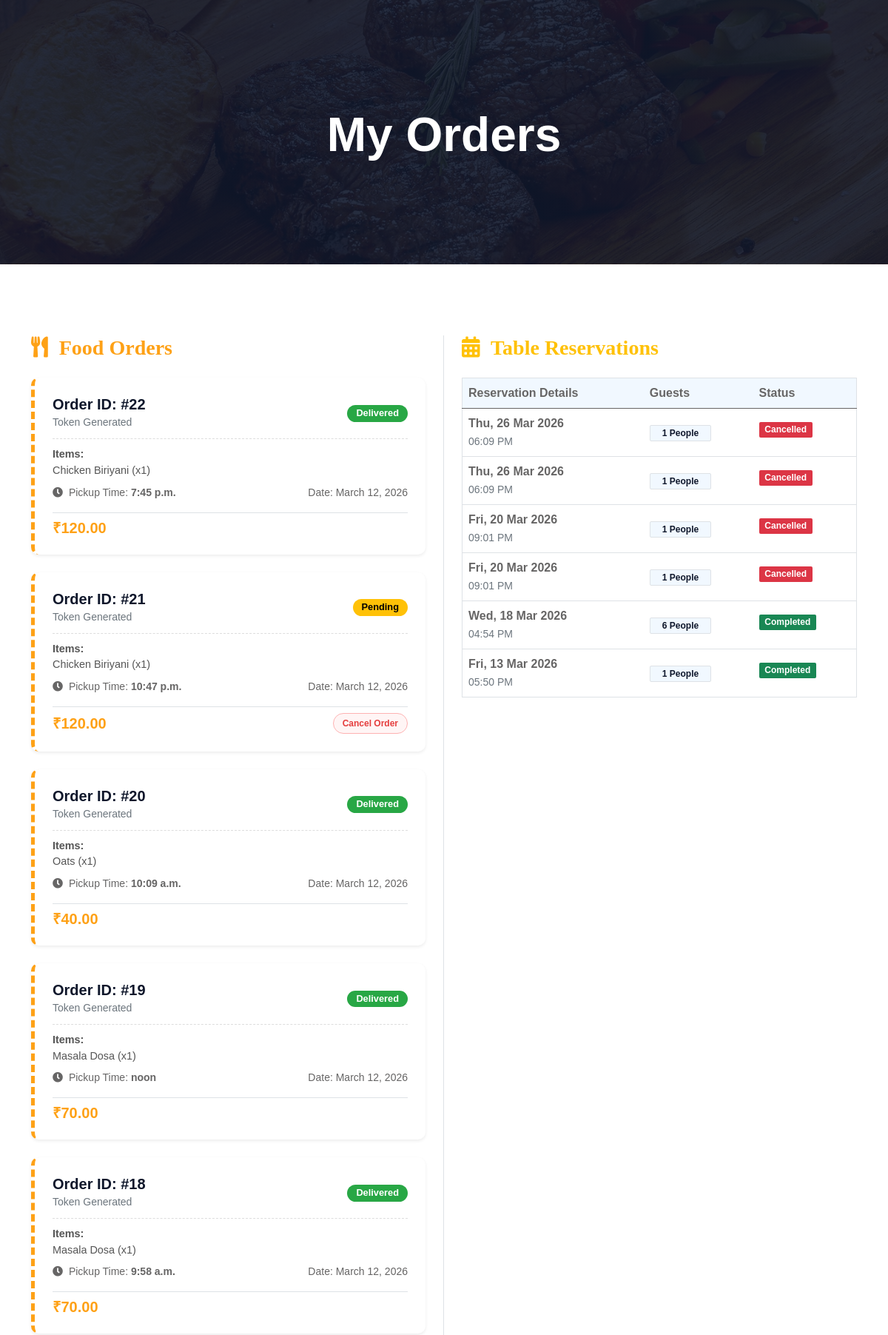
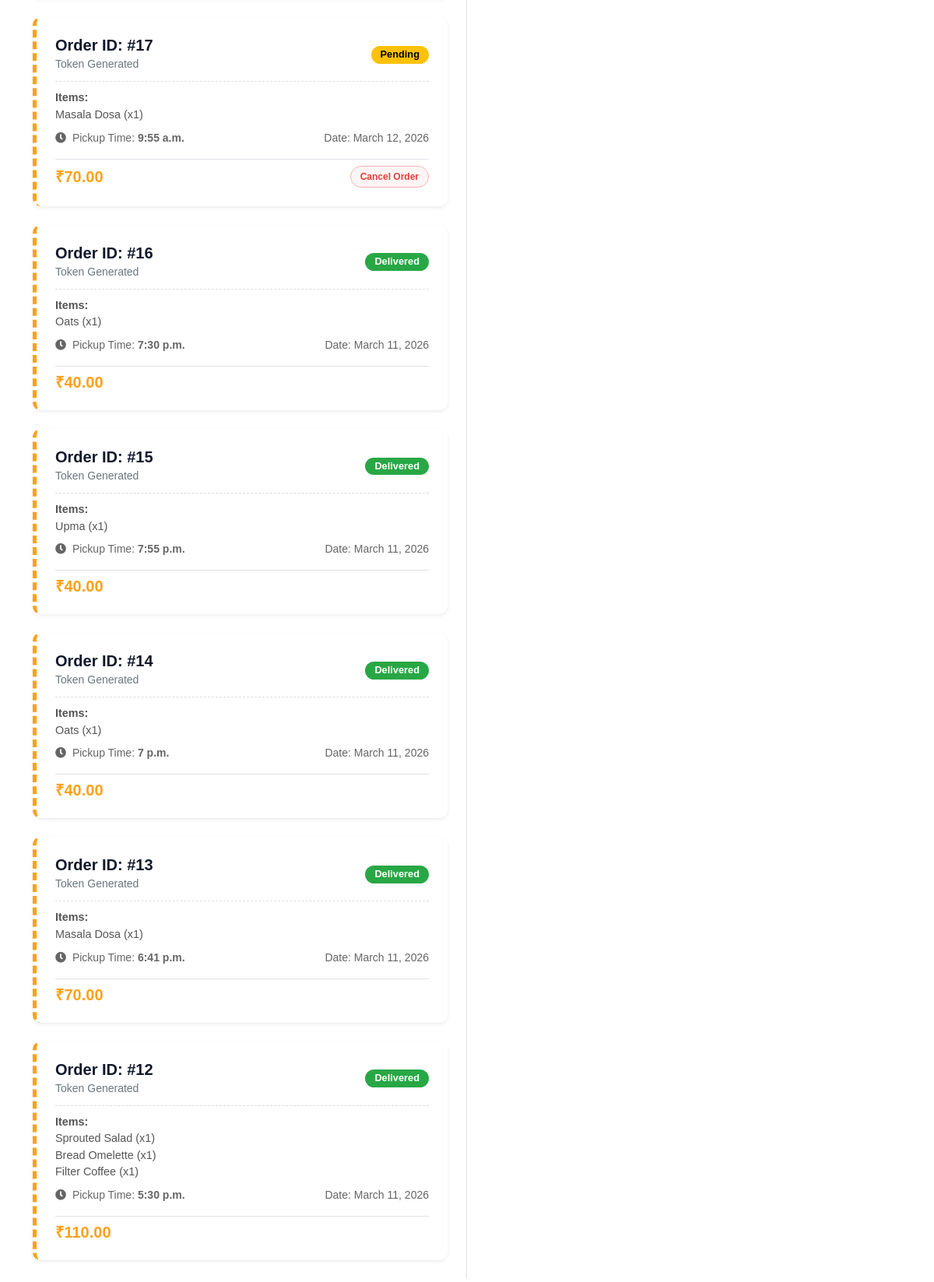
The app's page /UserApp/my_orders/ (signed in) with its own data (2 pictures, top to bottom).
### UserApp/models.py (models this page shows, shortened)
class SaveCheckout(models.Model):
    user = models.ForeignKey(settings.AUTH_USER_MODEL, on_delete=models.CASCADE, null=True, blank=True)
    username = models.CharField(max_length=100, null=True, blank=True)
    email = models.EmailField(max_length=100, null=True, blank=True)
    order_time = models.TimeField(null=True, blank=True)
    order_type = models.CharField(max_length=50, default="Instant")
    order_date = models.DateField(default=date.today)
    total_amount = models.DecimalField(max_digits=10, decimal_places=2, default=0.00)
    status = models.CharField(max_length=20, default="Pending")
    created_at = models.DateTimeField(auto_now_add=True)

class Order(models.Model):
    checkout = models.ForeignKey(SaveCheckout, on_delete=models.CASCADE, related_name='items', null=True)
    user = models.ForeignKey(User, on_delete=models.CASCADE)
    food = models.ForeignKey(Food, on_delete=models.CASCADE)
    quantity = models.PositiveIntegerField()
    total_price = models.DecimalField(max_digits=10, decimal_places=2)

class DiningBooking(models.Model):
    STATUS_CHOICES = [
        ('Pending', 'Pending'),
        ('Confirmed', 'Confirmed'),
        ('Completed', 'Completed'),
        ('Cancelled', 'Cancelled'),
    ]
    user = models.ForeignKey(User, on_delete=models.CASCADE)
    name = models.CharField(max_length=100)
    email = models.EmailField()
    date_time = models.DateTimeField()
    people = models.IntegerField(default=1)
    table_number = models.IntegerField(null=True, blank=True)
    special_request = models.TextField(blank=True, null=True)
    created_at = models.DateTimeField(auto_now_add=True)
    status = models.CharField(
        max_length=20,
        choices=STATUS_CHOICES,
        default='Pending'
    )

### AdminApp/models.py (models this page shows)
class Food(models.Model):
    category = models.ForeignKey(Category, on_delete=models.CASCADE, related_name="foods")
    food_name = models.CharField(max_length=150, blank=True, null=True)
    price = models.IntegerField(blank=True, null=True)
    food_image = models.ImageField(upload_to="foods/", blank=True, null=True)
    description = models.TextField(max_length=200, blank=True, null=True)
    AVAILABILITY_CHOICES = (
        ('Available', 'Available'),
        ('Out of Stock', 'Out of Stock'),
    )
    availability = models.CharField(
        max_length=20,
        choices=AVAILABILITY_CHOICES,
        default='Available'
    )
    prebook_only = models.BooleanField(default=False)
    created_at = models.DateTimeField(auto_now_add=True)
    updated_at = models.DateTimeField(auto_now=True)

### UserApp/views.py (the view)
# urls.py: path('my_orders/', views.my_orders, name='my_orders'),
@login_required
def my_orders(request):
    checkouts = SaveCheckout.objects.filter(user=request.user).order_by('-created_at')
    bookings = DiningBooking.objects.filter(user=request.user).order_by('-date_time')
    cart_count = Cart.objects.filter(user=request.user).count()
    return render(request, "my_orders.html", {
        'checkouts': checkouts,
        'bookings': bookings,
        'cart_count': cart_count,
        'now': timezone.now()
    })

### UserApp/templates/my_orders.html (shortened to what this page needs)
<!DOCTYPE html>
{% load static %}
<html lang="en">
<head>
    <link href="{% static 'web/css/bootstrap.min.css' %}" rel="stylesheet">
    <link href="{% static 'web/css/style.css' %}" rel="stylesheet">
    <link href="https://cdnjs.cloudflare.com/ajax/libs/font-awesome/5.10.0/css/all.min.css" rel="stylesheet">
</head>
<body>
    <div class="container-xxl bg-white p-0">
        <div class="container-xxl py-5 bg-dark hero-header mb-5">
            <div class="container text-center my-5 pt-5 pb-4">
                <h1 class="display-3 text-white mb-3 animated slideInDown">My Orders</h1>
            </div>
        </div>
        <div class="container py-5">
            <div class="row g-5">
                <div class="col-lg-6 border-end">
                    <h3 class="mb-4 text-primary ff-secondary"><i class="fa fa-utensils me-2"></i> Food Orders</h3>
                    {% for order in checkouts %}
                    <div class="ticket shadow-sm p-4 mb-4">
                        <div class="ticket-header d-flex justify-content-between align-items-center">
                            <div>
                                <h5 class="mb-0 text-dark">Order ID: #{{ order.id }}</h5>
                                <small class="text-muted">Token Generated</small>
                            </div>
                            <span class="badge status-badge
                                {% if order.status == 'Pending' %}status-pending
                                {% elif order.status == 'Confirmed' %}status-confirmed
                                {% elif order.status == 'Preparing' %}status-preparing
                                {% elif order.status == 'Delivered' %}status-delivered
                                {% elif order.status == 'Cancelled' %}status-cancelled
                                {% endif %}">
                                {{ order.status }}
                            </span>
                        </div>
                        <div class="mb-3">
                            <div class="item-list">
                                <strong>Items:</strong>
                                <ul class="list-unstyled mb-2">
                                    {% for item in order.items.all %}
                                        <li>{{ item.food.food_name }} (x{{ item.quantity }})</li>
                                    {% endfor %}
                                </ul>
                            </div>
                            <div class="d-flex justify-content-between small">
                                <span><i class="fa fa-clock me-1"></i> Pickup Time: <strong>{{ order.order_time }}</strong></span>
                                <span>Date: {{ order.order_date }}</span>
                            </div>
                        </div>
                        <div class="d-flex justify-content-between align-items-center pt-2 border-top">
                            <h5 class="text-primary mb-0">₹{{ order.total_amount }}</h5>
                            {% if order.status == 'Pending' or order.status == 'Confirmed' %}
                                <form action="{% url 'cancel_order' order.id %}" method="POST">
                                    <button type="submit" class="btn-cancel-user">Cancel Order</button>
                                </form>
                            {% endif %}
                        </div>
                    </div>
                    {% endfor %}
                </div>
                <div class="col-lg-6">
                    <h3 class="mb-4 text-warning ff-secondary"><i class="fa fa-calendar-alt me-2"></i> Table Reservations</h3>
                    <div class="table-responsive">
                        <table class="table table-hover border">
                            <thead class="bg-light">
                                <tr>
                                    <th>Reservation Details</th>
                                    <th>Guests</th>
                                    <th>Status</th>
                                </tr>
                            </thead>
                            <tbody>
                                {% for booking in bookings %}
                                <tr>
                                    <td>
                                        <div class="fw-bold">{{ booking.date_time|date:"D, d M Y" }}</div>
                                        <small class="text-muted">{{ booking.date_time|time:"h:i A" }}</small>
                                    </td>
                                    <td class="align-middle">
                                        <span class="badge bg-light text-dark border px-3">{{ booking.people }} People</span>
                                    </td>
                                    <td class="align-middle">
                                        <div class="d-flex flex-column align-items-start">
                                            {% if booking.status == 'Pending' %}
                                                <span class="badge bg-secondary mb-2">Pending</span>
                                            {% elif booking.status == 'Confirmed' %}
                                                <span class="badge bg-warning text-dark mb-2">Confirmed</span>
                                            {% elif booking.status == 'Completed' %}
                                                <span class="badge bg-success mb-2">Completed</span>
                                            {% elif booking.status == 'Cancelled' %}
                                                <span class="badge bg-danger mb-2">Cancelled</span>
                                            {% endif %}
                                        </div>
                                    </td>
                                </tr>
                                {% empty %}
                                <tr><td colspan="3" class="text-center py-5 text-muted">No table bookings found.</td></tr>
                                {% endfor %}
                            </tbody>
                        </table>
                    </div>
                </div>
            </div>
        </div>
    </div>
</body>
</html>

### UserApp/static/web/css/style.css (style rules this page uses)
:root { --primary: #FEA116; --light: #F1F8FF; --dark: #0F172B; }
.ff-secondary { font-family: 'Pacifico', cursive; }
.hero-header { background: linear-gradient(rgba(15, 23, 43, .9), rgba(15, 23, 43, .9)), url(../img/bg-hero.jpg); background-position: center center; background-repeat: no-repeat; background-size: cover; }

### UserApp/templates/my_orders.html (style rules this page uses)
.btn-cancel-user { background-color: #fff5f5; color: #e53e3e; border: 1px solid #feb2b2; font-size: 0.75rem; font-weight: 600; padding: 4px 12px; border-radius: 50px; transition: all 0.2s ease; }
.ticket { border-left: 5px dashed #FEA116; background: #fff; border-radius: 10px; }
.status-badge { font-size: 0.8rem; padding: 5px 12px; border-radius: 20px; }
.status-pending { background-color: #ffc107; color: #000; }
.status-delivered { background-color: #28a745; color: #fff; }
.ticket-header { border-bottom: 1px dashed #ddd; padding-bottom: 10px; margin-bottom: 10px; }
.item-list { font-size: 0.9rem; color: #555; }

### records on screen
SaveCheckout: id "22", status "Delivered", order_time "7:45 p.m.", order_date "March 12, 2026", total_amount "120.00"
Order: food.food_name "Chicken Biriyani", quantity "1"
SaveCheckout: id "21", status "Pending", order_time "10:47 p.m.", order_date "March 12, 2026", total_amount "120.00", shows "Cancel Order"
Order: food.food_name "Chicken Biriyani", quantity "1"
SaveCheckout: id "20", status "Delivered", order_time "10:09 a.m.", order_date "March 12, 2026", total_amount "40.00"
Order: food.food_name "Oats", quantity "1"
SaveCheckout: id "19", status "Delivered", order_time "noon", order_date "March 12, 2026", total_amount "70.00"
Order: food.food_name "Masala Dosa", quantity "1"
SaveCheckout: id "18", status "Delivered", order_time "9:58 a.m.", order_date "March 12, 2026", total_amount "70.00"
Order: food.food_name "Masala Dosa", quantity "1"
SaveCheckout: id "17", status "Pending", order_time "9:55 a.m.", order_date "March 12, 2026", total_amount "70.00", shows "Cancel Order"
Order: food.food_name "Masala Dosa", quantity "1"
SaveCheckout: id "16", status "Delivered", order_time "7:30 p.m.", order_date "March 11, 2026", total_amount "40.00"
Order: food.food_name "Oats", quantity "1"
SaveCheckout: id "15", status "Delivered", order_time "7:55 p.m.", order_date "March 11, 2026", total_amount "40.00"
Order: food.food_name "Upma", quantity "1"
SaveCheckout: id "14", status "Delivered", order_time "7 p.m.", order_date "March 11, 2026", total_amount "40.00"
Order: food.food_name "Oats", quantity "1"
SaveCheckout: id "13", status "Delivered", order_time "6:41 p.m.", order_date "March 11, 2026", total_amount "70.00"
Order: food.food_name "Masala Dosa", quantity "1"
SaveCheckout: id "12", status "Delivered", order_time "5:30 p.m.", order_date "March 11, 2026", total_amount "110.00"
Order: food.food_name "Sprouted Salad", quantity "1"
Order: food.food_name "Bread Omelette", quantity "1"
Order: food.food_name "Filter Coffee", quantity "1"
DiningBooking: date_time "Thu, 26 Mar 2026", date_time "06:09 PM", people "1", status "Cancelled"
DiningBooking: date_time "Thu, 26 Mar 2026", date_time "06:09 PM", people "1", status "Cancelled"
DiningBooking: date_time "Fri, 20 Mar 2026", date_time "09:01 PM", people "1", status "Cancelled"
DiningBooking: date_time "Fri, 20 Mar 2026", date_time "09:01 PM", people "1", status "Cancelled"
DiningBooking: date_time "Wed, 18 Mar 2026", date_time "04:54 PM", people "6", status "Completed"
DiningBooking: date_time "Fri, 13 Mar 2026", date_time "05:50 PM", people "1", status "Completed"
